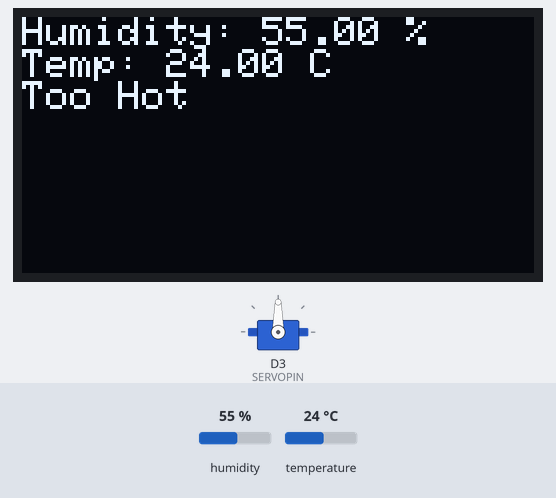
A sketch run on a simulated Arduino MKR. On the bench: 128×64 one-colour display, servo. Inputs (shaded band) come from the test bench; at power-on: humidity 55 %, temperature 24 °C. WiFi joins after 1.5 s; servers stay silent unless stated; uploads are accepted with an empty reply; what the sketch prints to the serial monitor is not drawn.

Above: at 6.4 s.
6.5 s: humidity set to 22 %
At 18.6 s:
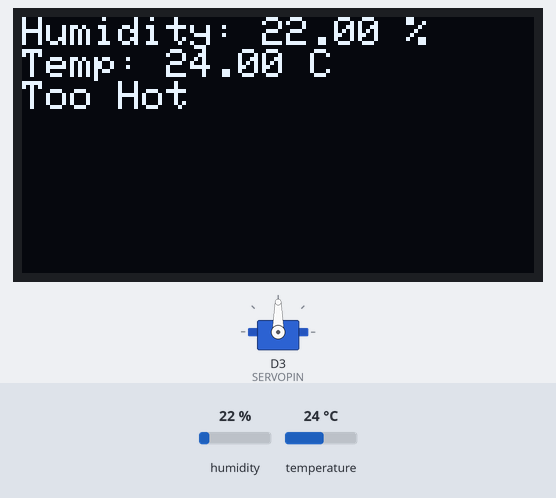
19.6 s: temperature set to 12 °C
At 30.8 s:
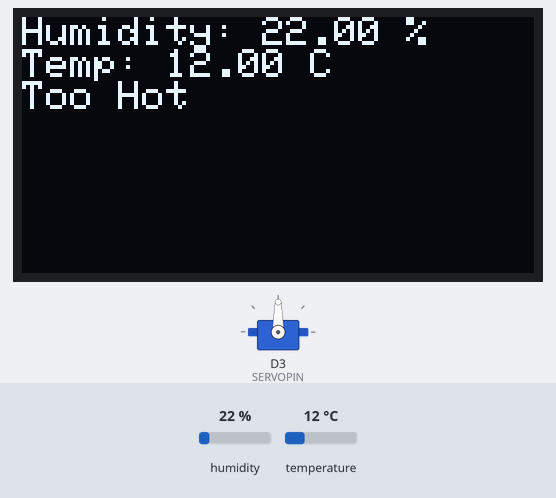
31.9 s: humidity set to 40 %
At 43.9 s:
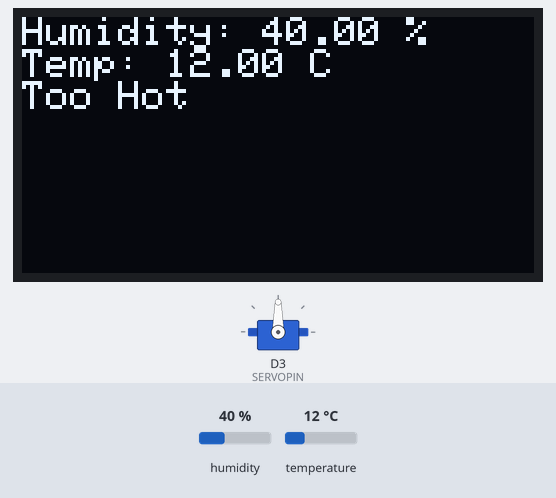
44.2 s: temperature set to 19 °C
Timing chart, 0 to 47.2 s (numbered marks = the images above; inputs shaded):
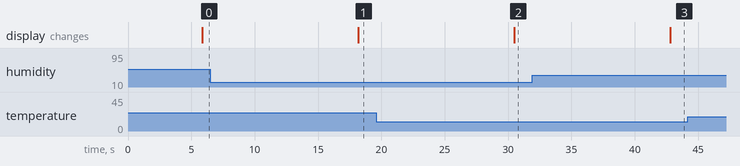

Measured:
- after the input at 6.5 s, the display: changes after 11.7 s (image 1)
- after the input at 19.6 s, the display: changes after 10.9 s (image 2)
- after the input at 31.9 s, the display: changes after 10.9 s (image 3)

The sketch:

IoT_project.ino
```cpp
#include "DHT.h"
#include <Servo.h>
#include <Wire.h>
#include <Adafruit_GFX.h>
#include <Adafruit_SSD1306.h>
#include <WiFiNINA.h>
#include <ArduinoJson.h>

// Määritelmät
#define SCREEN_WIDTH 128
#define SCREEN_HEIGHT 64

#define DHTPIN 2
#define DHTTYPE DHT11
DHT dht(DHTPIN, DHTTYPE);

Servo myServo;
#define SERVOPIN 3

Adafruit_SSD1306 display(SCREEN_WIDTH, SCREEN_HEIGHT, &Wire, -1);

// WiFi-tunnukset
const char* ssid = "MindYourOwnBusiness-WiFi-2G";
const char* password = "";

// Palvelimen osoite ja portti
const char* host = "192.168.1.105";
const int port = 8080;

float minTemp = 0, maxTemp = 0;

void setup() {
  Serial.begin(115200);

  if (!display.begin(SSD1306_SWITCHCAPVCC, 0x3C)) {
    Serial.println("SSD1306 allocation failed");
    for (;;);
  }
  delay(2000);
  display.clearDisplay();
  display.setTextSize(1);
  display.setTextColor(WHITE);
  display.setCursor(0, 0);

  dht.begin();
  myServo.attach(SERVOPIN);

  WiFi.begin(ssid, password);
  while (WiFi.status() != WL_CONNECTED) {
    delay(1000);
    Serial.println("Connecting to WiFi...");
  }
  Serial.println("Connected to WiFi");
  Serial.print("Device IP: ");
  Serial.println(WiFi.localIP());
  Serial.print("Subnet Mask: ");
  Serial.println(WiFi.subnetMask());
  Serial.print("Gateway: ");
  Serial.println(WiFi.gatewayIP());

}

void sendSensorData(float temp_cel, float humidity) {
  if (WiFi.status() == WL_CONNECTED) {
    WiFiClient client;
    if (client.connect(host, port)) {
      String jsonPayload = "{\"temperature\":" + String(temp_cel) + ",\"humidity\":" + String(humidity) + "}";

      client.println("POST /api/data HTTP/1.1");
      client.println("Host: 192.168.1.105");
      client.println("Content-Type: application/json");
      client.print("Content-Length: ");
      client.println(jsonPayload.length());
      client.println();
      client.println(jsonPayload);

      while (client.available()) {
        String response = client.readStringUntil('\n');
        Serial.println(response);
      }
      client.stop();
    } else {
      Serial.println("Connection to server failed");
    }
  } else {
    Serial.println("WiFi not connected");
  }
}

void fetchSettings() {
  if (WiFi.status() == WL_CONNECTED) {
    WiFiClient client;
    Serial.println("Attempting to connect to server...");
    if (client.connect(host, port)) {
      Serial.println("Connection successful!");
      // Lähetä HTTP GET -pyyntö
      client.println("GET /api/settings HTTP/1.1");
      client.println("Host: 192.168.1.105");
      client.println("Connection: close");
      client.println(); // Tyhjä rivi vaaditaan HTTP-protokollassa

      Serial.println("Request sent. Awaiting response...");
      // Odota palvelimen vastausta
      while (client.connected() || client.available()) {
        if (client.available()) {
          String line = client.readStringUntil('\n');
          Serial.println("Response: " + line);
          if (line.startsWith("{")) { // JSON alkaa tästä
            StaticJsonDocument<200> doc;
            DeserializationError error = deserializeJson(doc, line);
            if (!error) {
              minTemp = doc["min"].as<float>();
              maxTemp = doc["max"].as<float>();
              Serial.print("Updated minTemp: ");
              Serial.println(minTemp);
              Serial.print("Updated maxTemp: ");
              Serial.println(maxTemp);
            } else {
              Serial.println("JSON parsing error");
            }
          }
        }
      }
      client.stop();
      Serial.println("Disconnected from server.");
    } else {
      Serial.println("Connection to server failed. Check server status or network.");
    }
  } else {
    Serial.println("WiFi not connected. Unable to fetch settings.");
  }
}


void loop() {
  delay(2000);
  float humidity = dht.readHumidity();
  float temp_cel = dht.readTemperature();

  display.clearDisplay();
  display.setCursor(0, 0);

  if (isnan(humidity) || isnan(temp_cel)) {
    display.println("Sensor read failed");
  } else {
    display.print("Humidity: ");
    display.print(humidity);
    display.println(" %");
    display.print("Temp: ");
    display.print(temp_cel);
    display.println(" C");

    if (temp_cel > maxTemp) {
      myServo.write(90);
      display.println("Too Hot");
    } else if (temp_cel < minTemp) {
      myServo.write(0);
      display.println("Too Cold");
    } else {
      myServo.write(0);
      display.println("Just Right");
    }

    sendSensorData(temp_cel, humidity);
  }

  display.display();

  static unsigned long lastFetch = 0;
  if (millis() - lastFetch > 60000) {
    fetchSettings();
    lastFetch = millis();
  }
  delay(10000);
}
```
